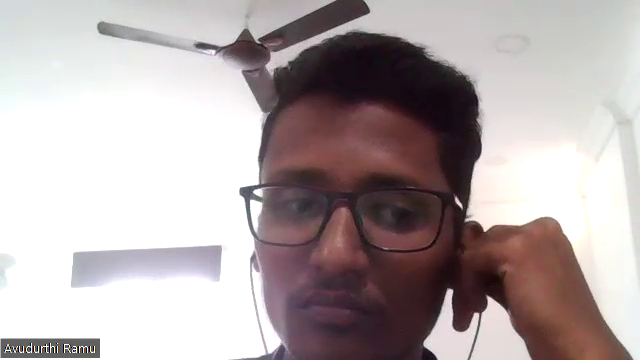
#> input picture frame 56 of demo1.mp4, 640 x 360 px
$ python detect_face_video.py
#> lines starting #> are read from the running program, lines starting #| are printed output that depends on the picture; after the words box and inside, x2 and y2 are one past the last pixel; in counts of white or black regions, pixels touching at a corner belong together
import cv2

# Load the cascade
face_cascade = cv2.CascadeClassifier('haarcascade_frontalface_default.xml')

# To capture video from webcam.
cap = cv2.VideoCapture("demo1.mp4")
# To use a video file as input
# cap = cv2.VideoCapture('filename.mp4')

while True:
    # Read the frame
    _, img = cap.read()
#> img is the input picture: shape (360, 640, 3); mean B, G, R 170.2, 169.6, 180

    # Convert to grayscale
    gray = cv2.cvtColor(img, cv2.COLOR_BGR2GRAY)
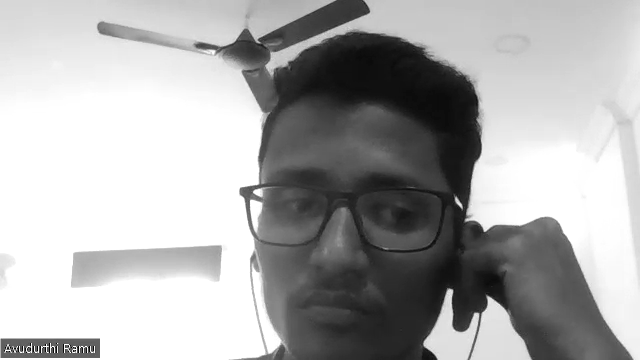
#> gray: shape (360, 640); min 4, max 255, mean 172.8

    # Detect the faces
    faces = face_cascade.detectMultiScale(gray, 1.1, 4)
#> faces = [[243, 122, 214, 214]]

    # Draw the rectangle around each face
    for (x, y, w, h) in faces:
        cv2.rectangle(img, (x, y), (x+w, y+h), (255, 0, 0), 2)
#> this loop made 1 pass
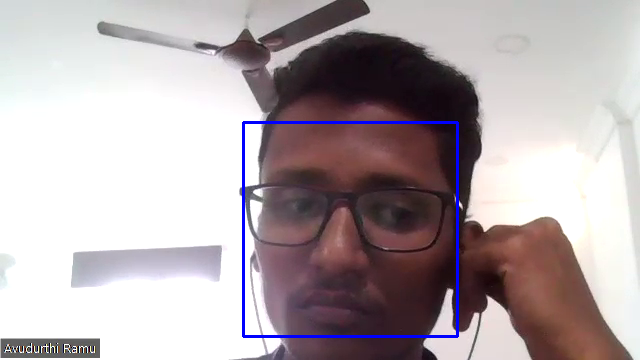
#> img: shape (360, 640, 3); 1.11% of pixels changed, all inside (x1, y1, x2, y2) = (242, 121, 459, 338)

    # Display
    cv2.imshow('img', img)

    # Stop if escape key is pressed
    k = cv2.waitKey(30) & 0xff
#> (key Esc is pressed here)
    if k==27:
        break

# Release the VideoCapture object
cap.release()

$ run again, starting later in the video
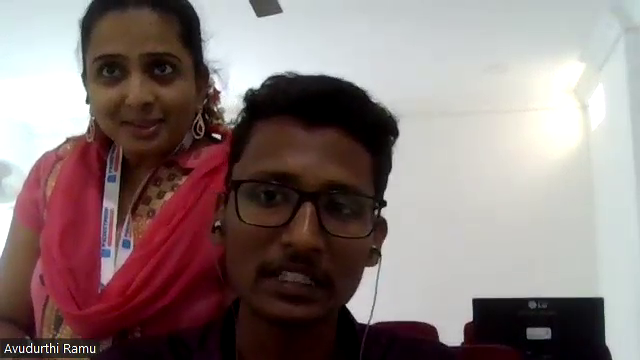
#> input picture frame 255 of demo1.mp4, 640 x 360 px
#> img is the input picture: shape (360, 640, 3); mean B, G, R 120.8, 122, 138.3
#> `gray = cv2.cvtColor(img, cv2.COLOR_BGR2GRAY)`:
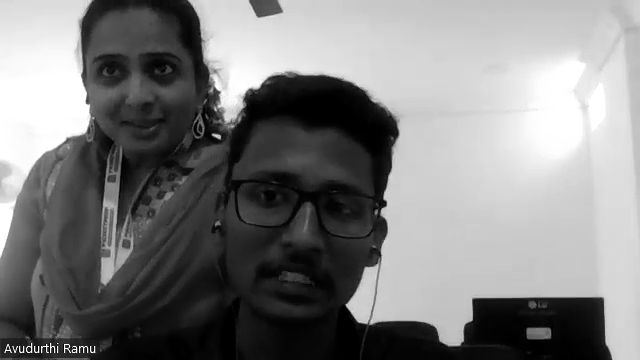
#> gray: shape (360, 640); min 0, max 255, mean 126.7
#> faces = [[69, 17, 138, 138], [216, 130, 178, 178]]
#> the loop `for (x, y, w, h) in faces:` made 2 passes
#> after the loop `for (x, y, w, h) in faces:`:
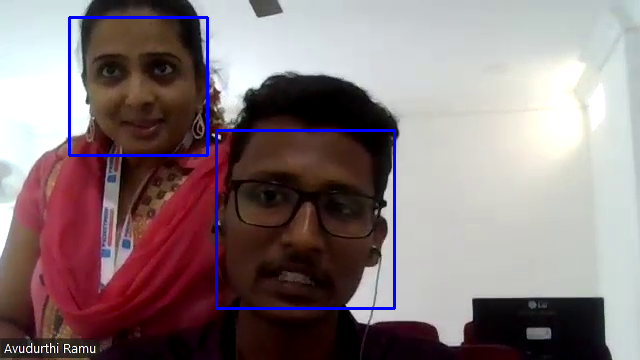
#> img: shape (360, 640, 3); 1.64% of pixels changed, all inside (x1, y1, x2, y2) = (68, 16, 396, 310)

$ run again, starting later in the video
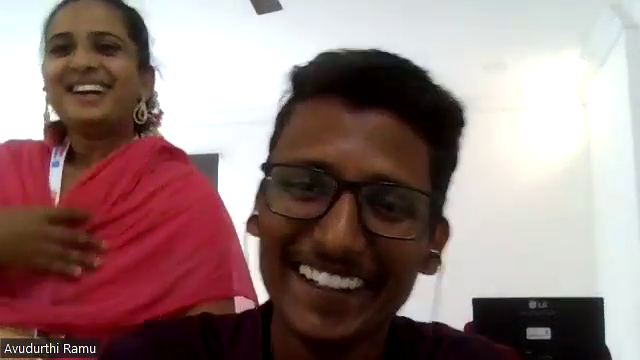
#> input picture frame 453 of demo1.mp4, 640 x 360 px
#> img is the input picture: shape (360, 640, 3); mean B, G, R 121.9, 124.1, 148
#> `gray = cv2.cvtColor(img, cv2.COLOR_BGR2GRAY)`:
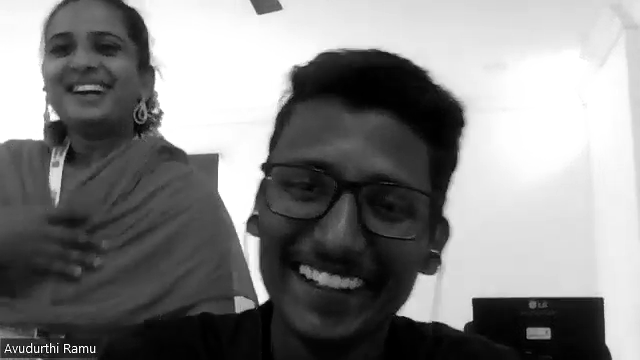
#> gray: shape (360, 640); min 0, max 255, mean 131
#> faces = [[31, 6, 107, 107], [245, 102, 216, 216]]
#> the loop `for (x, y, w, h) in faces:` made 2 passes
#> after the loop `for (x, y, w, h) in faces:`:
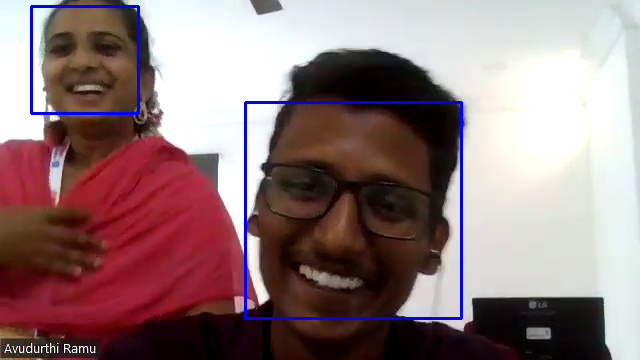
#> img: shape (360, 640, 3); 1.68% of pixels changed, all inside (x1, y1, x2, y2) = (30, 5, 463, 320)
